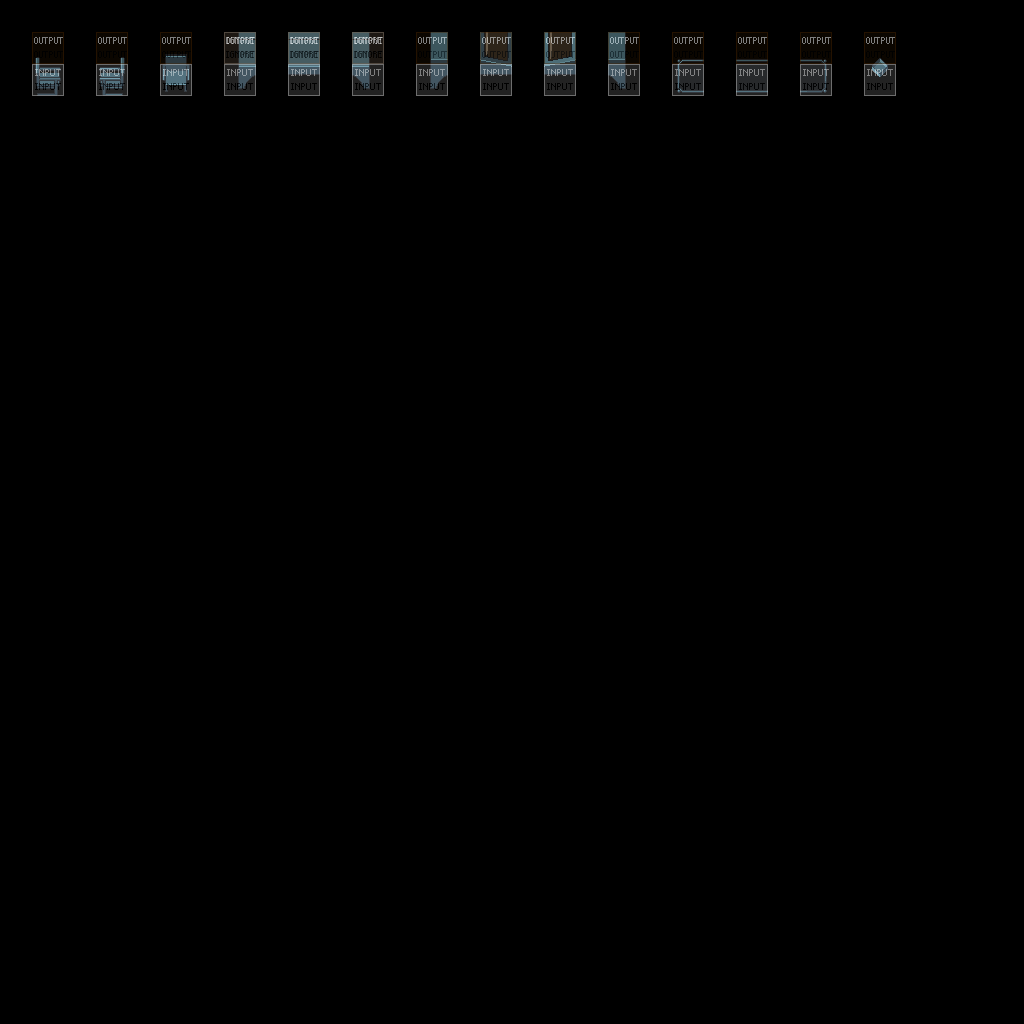

Below is a game level as drawn by its tile map, then a one-line description and the .tmx that defines it (tile-layer data replaced by summaries):
An orthogonal 32x32 tile map with 32x32 px tiles, 6 tile layers (output_objects, output_overlay, input_objects, inputnot_objects, ...), 2 tilesets.

<map version="1.5" tiledversion="1.7.2" orientation="orthogonal" renderorder="right-down" width="32" height="32" tilewidth="32" tileheight="32" infinite="0" nextlayerid="34" nextobjectid="1">
 <tileset firstgid="1" source="../tilesets/scifi_space_rpg_tiles_lpcized_mate_frama.tsx" />
 <tileset firstgid="307" source="../tilesets/mapUtilities.tsx" />
 <layer id="31" name="output_objects" width="32" height="32">
  <data>[1024 cells, 11 non-empty, 11 distinct tile ids]</data>
 </layer>
 <layer id="32" name="output_overlay" width="32" height="32">
  <data>[1024 cells, 3 non-empty, 3 distinct tile ids]</data>
 </layer>
 <layer id="30" name="input_objects" width="32" height="32">
  <data>[1024 cells, 14 non-empty, 14 distinct tile ids]</data>
 </layer>
 <layer id="33" name="inputnot_objects" width="32" height="32">
  <data>[1024 cells, 3 non-empty, 3 distinct tile ids]</data>
 </layer>
 <layer id="23" name="regions_output" width="32" height="32" opacity="0.5">
  <data>[1024 cells, 14 non-empty, 1 distinct tile ids]</data>
 </layer>
 <layer id="12" name="regions_input" width="32" height="32" opacity="0.5">
  <data>[1024 cells, 17 non-empty, 2 distinct tile ids]</data>
 </layer>
</map>
